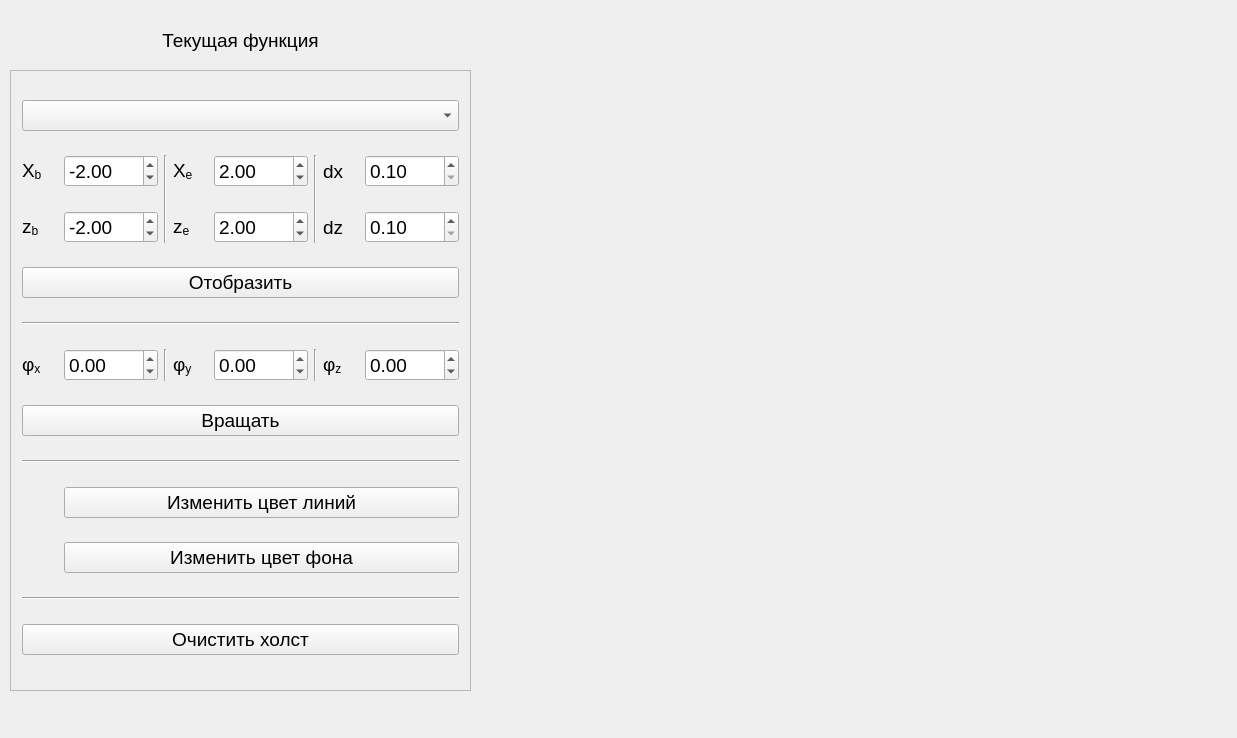
<?xml version="1.0" encoding="UTF-8"?>
<ui version="4.0">
 <class>MainWindow</class>
 <widget class="QMainWindow" name="MainWindow">
  <property name="geometry">
   <rect>
    <x>0</x>
    <y>0</y>
    <width>1237</width>
    <height>738</height>
   </rect>
  </property>
  <property name="font">
   <font>
    <pointsize>14</pointsize>
   </font>
  </property>
  <property name="windowTitle">
   <string>MainWindow</string>
  </property>
  <widget class="QWidget" name="centralWidget">
   <widget class="QFrame" name="frame">
    <property name="geometry">
     <rect>
      <x>10</x>
      <y>70</y>
      <width>461</width>
      <height>621</height>
     </rect>
    </property>
    <property name="frameShape">
     <enum>QFrame::StyledPanel</enum>
    </property>
    <layout class="QGridLayout" name="gridLayout">
     <item row="1" column="4">
      <widget class="QDoubleSpinBox" name="xeDoubleSpinBox">
       <property name="minimum">
        <double>-4.000000000000000</double>
       </property>
       <property name="maximum">
        <double>4.000000000000000</double>
       </property>
       <property name="value">
        <double>2.000000000000000</double>
       </property>
      </widget>
     </item>
     <item row="9" column="0">
      <widget class="QLabel" name="bgColorLabel">
       <property name="text">
        <string/>
       </property>
      </widget>
     </item>
     <item row="5" column="0">
      <widget class="QLabel" name="phixTextLabel">
       <property name="text">
        <string>φ&lt;sub&gt;x&lt;/sub&gt;</string>
       </property>
      </widget>
     </item>
     <item row="2" column="6">
      <widget class="QLabel" name="dzTextLabel">
       <property name="text">
        <string>dz</string>
       </property>
      </widget>
     </item>
     <item row="11" column="0" colspan="8">
      <widget class="QPushButton" name="clearAllPushButton">
       <property name="text">
        <string>Очистить холст</string>
       </property>
      </widget>
     </item>
     <item row="1" column="6">
      <widget class="QLabel" name="dxTextLabel">
       <property name="text">
        <string>dx</string>
       </property>
      </widget>
     </item>
     <item row="1" column="0">
      <widget class="QLabel" name="xbTextLabel">
       <property name="text">
        <string>X&lt;sub&gt;b&lt;/sub&gt;</string>
       </property>
      </widget>
     </item>
     <item row="9" column="1" colspan="7">
      <widget class="QPushButton" name="selectBgColorPushButton">
       <property name="text">
        <string>Изменить цвет фона</string>
       </property>
      </widget>
     </item>
     <item row="2" column="1">
      <widget class="QDoubleSpinBox" name="zbDoubleSpinBox">
       <property name="minimum">
        <double>-4.000000000000000</double>
       </property>
       <property name="maximum">
        <double>4.000000000000000</double>
       </property>
       <property name="value">
        <double>-2.000000000000000</double>
       </property>
      </widget>
     </item>
     <item row="4" column="0" colspan="8">
      <widget class="Line" name="line3">
       <property name="orientation">
        <enum>Qt::Horizontal</enum>
       </property>
      </widget>
     </item>
     <item row="1" column="7">
      <widget class="QDoubleSpinBox" name="dxDoubleSpinBox">
       <property name="minimum">
        <double>0.100000000000000</double>
       </property>
       <property name="maximum">
        <double>1.000000000000000</double>
       </property>
       <property name="singleStep">
        <double>0.100000000000000</double>
       </property>
       <property name="value">
        <double>0.100000000000000</double>
       </property>
      </widget>
     </item>
     <item row="8" column="0">
      <widget class="QLabel" name="fgColorLabel">
       <property name="text">
        <string/>
       </property>
      </widget>
     </item>
     <item row="7" column="0" colspan="8">
      <widget class="Line" name="line6">
       <property name="orientation">
        <enum>Qt::Horizontal</enum>
       </property>
      </widget>
     </item>
     <item row="5" column="6">
      <widget class="QLabel" name="phizTextLabel">
       <property name="text">
        <string>φ&lt;sub&gt;z&lt;/sub&gt;</string>
       </property>
      </widget>
     </item>
     <item row="2" column="0">
      <widget class="QLabel" name="zbTextLabel">
       <property name="text">
        <string>z&lt;sub&gt;b&lt;/sub&gt;</string>
       </property>
      </widget>
     </item>
     <item row="5" column="5">
      <widget class="Line" name="line5">
       <property name="orientation">
        <enum>Qt::Vertical</enum>
       </property>
      </widget>
     </item>
     <item row="5" column="7">
      <widget class="QDoubleSpinBox" name="phizDoubleSpinBox">
       <property name="minimum">
        <double>-360.000000000000000</double>
       </property>
       <property name="maximum">
        <double>360.000000000000000</double>
       </property>
       <property name="value">
        <double>0.000000000000000</double>
       </property>
      </widget>
     </item>
     <item row="1" column="5" rowspan="2">
      <widget class="Line" name="line2">
       <property name="orientation">
        <enum>Qt::Vertical</enum>
       </property>
      </widget>
     </item>
     <item row="3" column="0" colspan="8">
      <widget class="QPushButton" name="plotPushButton">
       <property name="text">
        <string>Отобразить</string>
       </property>
      </widget>
     </item>
     <item row="2" column="7">
      <widget class="QDoubleSpinBox" name="dzDoubleSpinBox">
       <property name="minimum">
        <double>0.100000000000000</double>
       </property>
       <property name="maximum">
        <double>1.000000000000000</double>
       </property>
       <property name="singleStep">
        <double>0.100000000000000</double>
       </property>
       <property name="value">
        <double>0.100000000000000</double>
       </property>
      </widget>
     </item>
     <item row="1" column="3">
      <widget class="QLabel" name="xeTextLabel">
       <property name="text">
        <string>X&lt;sub&gt;e&lt;/sub&gt;</string>
       </property>
      </widget>
     </item>
     <item row="2" column="3">
      <widget class="QLabel" name="zeTextLabel">
       <property name="text">
        <string>z&lt;sub&gt;e&lt;/sub&gt;</string>
       </property>
      </widget>
     </item>
     <item row="5" column="3">
      <widget class="QLabel" name="phiyTextLabel">
       <property name="text">
        <string>φ&lt;sub&gt;y&lt;/sub&gt;</string>
       </property>
      </widget>
     </item>
     <item row="2" column="4">
      <widget class="QDoubleSpinBox" name="zeDoubleSpinBox">
       <property name="minimum">
        <double>-4.000000000000000</double>
       </property>
       <property name="maximum">
        <double>4.000000000000000</double>
       </property>
       <property name="value">
        <double>2.000000000000000</double>
       </property>
      </widget>
     </item>
     <item row="5" column="4">
      <widget class="QDoubleSpinBox" name="phiyDoubleSpinBox">
       <property name="minimum">
        <double>-360.000000000000000</double>
       </property>
       <property name="maximum">
        <double>360.000000000000000</double>
       </property>
       <property name="value">
        <double>0.000000000000000</double>
       </property>
      </widget>
     </item>
     <item row="10" column="0" colspan="8">
      <widget class="Line" name="line7">
       <property name="orientation">
        <enum>Qt::Horizontal</enum>
       </property>
      </widget>
     </item>
     <item row="5" column="2">
      <widget class="Line" name="line4">
       <property name="orientation">
        <enum>Qt::Vertical</enum>
       </property>
      </widget>
     </item>
     <item row="8" column="1" colspan="7">
      <widget class="QPushButton" name="selectFgColorPushButton">
       <property name="text">
        <string>Изменить цвет линий</string>
       </property>
      </widget>
     </item>
     <item row="5" column="1">
      <widget class="QDoubleSpinBox" name="phixDoubleSpinBox">
       <property name="minimum">
        <double>-360.000000000000000</double>
       </property>
       <property name="maximum">
        <double>360.000000000000000</double>
       </property>
       <property name="value">
        <double>0.000000000000000</double>
       </property>
      </widget>
     </item>
     <item row="6" column="0" colspan="8">
      <widget class="QPushButton" name="rotatePushButton">
       <property name="text">
        <string>Вращать</string>
       </property>
      </widget>
     </item>
     <item row="1" column="2" rowspan="2">
      <widget class="Line" name="line1">
       <property name="orientation">
        <enum>Qt::Vertical</enum>
       </property>
      </widget>
     </item>
     <item row="1" column="1">
      <widget class="QDoubleSpinBox" name="xbDoubleSpinBox">
       <property name="minimum">
        <double>-4.000000000000000</double>
       </property>
       <property name="maximum">
        <double>4.000000000000000</double>
       </property>
       <property name="value">
        <double>-2.000000000000000</double>
       </property>
      </widget>
     </item>
     <item row="0" column="0" colspan="8">
      <widget class="QComboBox" name="functionComboBox"/>
     </item>
    </layout>
   </widget>
   <widget class="DrawLabel" name="drawLabel">
    <property name="geometry">
     <rect>
      <x>500</x>
      <y>10</y>
      <width>721</width>
      <height>721</height>
     </rect>
    </property>
    <property name="text">
     <string/>
    </property>
   </widget>
   <widget class="QLabel" name="functionTextLabel">
    <property name="geometry">
     <rect>
      <x>10</x>
      <y>20</y>
      <width>461</width>
      <height>41</height>
     </rect>
    </property>
    <property name="text">
     <string>Текущая функция</string>
    </property>
    <property name="alignment">
     <set>Qt::AlignCenter</set>
    </property>
   </widget>
  </widget>
 </widget>
 <layoutdefault spacing="6" margin="11"/>
 <customwidgets>
  <customwidget>
   <class>DrawLabel</class>
   <extends>QLabel</extends>
   <header>drawlabel.h</header>
  </customwidget>
 </customwidgets>
 <resources/>
 <connections/>
</ui>
